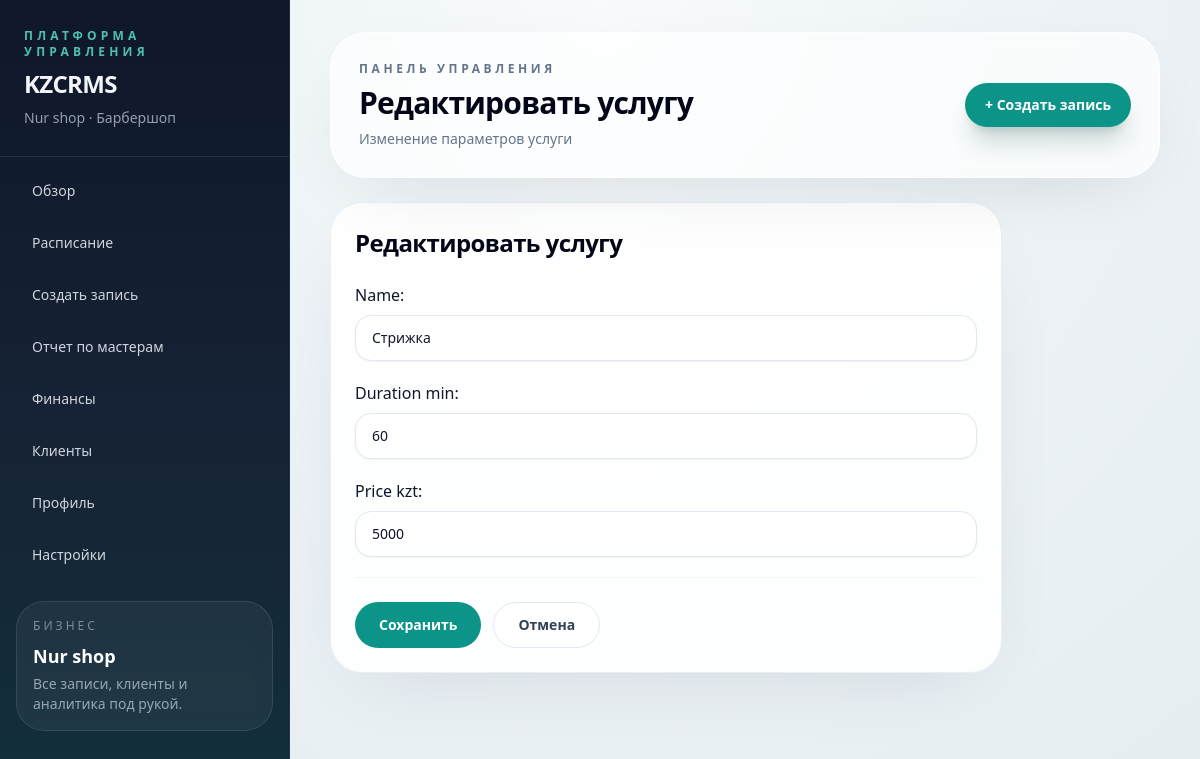
/settings/services/edit/2/ (signed in), run on the app's committed database.
### core/models.py (models this page shows, shortened)
class TimestampedModel(models.Model):
    created_at = models.DateTimeField(auto_now_add=True)
    updated_at = models.DateTimeField(auto_now=True)
    class Meta:
        abstract = True

class Shop(TimestampedModel):
    class IndustryType(models.TextChoices):
        BARBERSHOP = "BARBERSHOP", "Барбершоп"
        DENTISTRY = "DENTISTRY", "Стоматология"
        BEAUTY_SALON = "BEAUTY_SALON", "Салон красоты"
        CLINIC = "CLINIC", "Клиника"
        GENERIC = "GENERIC", "Другое"
    class AccessMode(models.TextChoices):
        LEGACY = "LEGACY", "Внутренний доступ"
        TRIAL = "TRIAL", "Пробный доступ"
        SUBSCRIPTION = "SUBSCRIPTION", "Подписка"
    owner = models.OneToOneField(
        User,
        on_delete=models.CASCADE,
        related_name="shop"
    )
    name = models.CharField(max_length=120)
    industry_type = models.CharField(
        max_length=30,
        choices=IndustryType.choices,
        default=IndustryType.BARBERSHOP,
    )
    timezone = models.CharField(max_length=64, default="Asia/Almaty")
    city = models.CharField(max_length=80, blank=True)
    phone = models.CharField(max_length=30, blank=True)
    access_mode = models.CharField(
        max_length=20,
        choices=AccessMode.choices,
        default=AccessMode.LEGACY,
    )
    trial_ends_at = models.DateTimeField(blank=True, null=True)
    subscription_ends_at = models.DateTimeField(blank=True, null=True)
    @property
    def has_active_access(self):
        if self.access_mode == self.AccessMode.LEGACY:
            return True
        expires_at = self.access_expires_at
        return bool(expires_at and expires_at >= timezone.now())

class Service(TimestampedModel):
    shop = models.ForeignKey(
        Shop,
        on_delete=models.CASCADE,
        related_name="services"
    )
    name = models.CharField(max_length=120)
    duration_min = models.PositiveSmallIntegerField(default=60)
    price_kzt = models.PositiveIntegerField(default=0)
    is_active = models.BooleanField(default=True)

### core/views.py (the view)
# urls.py: path("settings/services/edit/<int:service_id>/", edit_service, name="edit_service"),
@login_required
def edit_service(request, service_id):
    shop = request.user.shop
    service = get_object_or_404(Service, id=service_id, shop=shop)
    if request.method == "POST":
        form = ServiceForm(request.POST, instance=service)
        if form.is_valid():
            form.save()
            messages.success(request, "Услуга обновлена")
            return redirect("services_settings")
    else:
        form = ServiceForm(instance=service)
    return render(request, "edit_service.html", {"form": form, "service": service})

### core/forms.py
class ServiceForm(forms.ModelForm):
    class Meta:
        model = Service
        fields = ["name", "duration_min", "price_kzt"]
        widgets = {
            "name": forms.TextInput(attrs={"class": INPUT_CLASS, "placeholder": "Название услуги"}),
            "duration_min": forms.NumberInput(attrs={"class": INPUT_CLASS, "placeholder": "60"}),
            "price_kzt": forms.NumberInput(attrs={"class": INPUT_CLASS, "placeholder": "5000"}),
        }

### core/context_processors.py (called while the page is built)
def current_shop(request):
    shop = None
    if getattr(request, "user", None) and request.user.is_authenticated:
        shop = getattr(request.user, "shop", None)
    return {
        "current_shop": shop,
        "crm_labels": get_shop_labels(shop),
    }

### core/terminology.py (called while the page is built)
def get_shop_labels(shop):
    labels = DEFAULT_LABELS.copy()
    if not shop:
        return labels
    labels.update(INDUSTRY_LABELS.get(shop.industry_type, {}))
    labels["industry_name"] = shop.get_industry_type_display()
    return labels

### core/templates/edit_service.html (shortened to what this page needs)
{% extends "core/base.html" %}
{% block page_title %}
Редактировать услугу
{% endblock %}
{% block page_subtitle %}
Изменение параметров услуги
{% endblock %}
{% block content %}
<section class="max-w-2xl crm-panel p-6">
    <h3 class="text-2xl font-semibold tracking-tight text-slate-950">Редактировать услугу</h3>
    <form method="POST" class="mt-6 space-y-5">
        {{ form.as_p }}
        <div class="flex flex-col gap-3 border-t border-slate-100 pt-6 sm:flex-row">
            <button class="inline-flex items-center justify-center rounded-full bg-teal-600 px-6 py-3 text-sm font-semibold text-white transition hover:bg-teal-500">
                Сохранить
            </button>
            <a href="{% url 'services_settings' %}" class="inline-flex items-center justify-center rounded-full border border-slate-200 bg-white px-6 py-3 text-sm font-semibold text-slate-700 transition hover:border-slate-300 hover:bg-slate-50">
                Отмена
            </a>
        </div>
    </form>
</section>
{% endblock %}

### core/templates/core/base.html (shortened to what this page needs)
{% load static tailwind_tags %}
<!DOCTYPE html>
<html lang="ru">
<head>
    {% tailwind_css %}
</head>
<body class="min-h-screen bg-[radial-gradient(circle_at_top,_#f8fbfd,_#edf3f6_42%,_#e6edf1_100%)] text-slate-900">
<div class="min-h-screen lg:grid lg:grid-cols-[290px_minmax(0,1fr)]">
    <aside class="border-b border-slate-200/70 bg-[linear-gradient(180deg,_#0f172a_0%,_#162235_52%,_#12303b_100%)] text-slate-100 lg:min-h-screen lg:border-b-0 lg:border-r lg:border-slate-700/40">
        <div class="flex items-center justify-between px-5 py-5 lg:block lg:px-6 lg:py-7">
            <div>
                <div class="text-xs font-semibold uppercase tracking-[0.35em] text-teal-300/80">
                    Платформа управления
                </div>
                <div class="mt-2 text-2xl font-semibold tracking-tight">
                    {{ crm_labels.product_name }}
                </div>
                <div class="mt-2 text-sm text-slate-300/70">
                    {% if current_shop %}
                        {{ current_shop.name }} · {{ crm_labels.industry_name }}
                    {% else %}
                        CRM
                    {% endif %}
                </div>
            </div>
        </div>
        <nav class="grid grid-cols-2 gap-2 border-t border-white/10 px-4 py-4 sm:grid-cols-3 lg:grid-cols-1 lg:px-4 lg:py-3">
            <a href="{% url 'dashboard_overview' %}"
               class="rounded-2xl px-4 py-3 text-sm font-medium transition {% if request.resolver_match.url_name == 'dashboard_overview' %}bg-white/95 text-slate-950 shadow-lg shadow-slate-950/10{% else %}text-slate-100/85 hover:bg-white/10 hover:text-white{% endif %}">
                Обзор
            </a>
            <a href="{% url 'today_schedule' %}"
               class="rounded-2xl px-4 py-3 text-sm font-medium transition {% if request.path == '/today/' %}bg-white/95 text-slate-950 shadow-lg shadow-slate-950/10{% else %}text-slate-100/85 hover:bg-white/10 hover:text-white{% endif %}">
                Расписание
            </a>
            <a href="{% url 'create_appointment' %}"
               class="rounded-2xl px-4 py-3 text-sm font-medium transition {% if request.path == '/create/' %}bg-white/95 text-slate-950 shadow-lg shadow-slate-950/10{% else %}text-slate-100/85 hover:bg-white/10 hover:text-white{% endif %}">
                {{ crm_labels.create_booking_action }}
            </a>
            <a href="{% url 'barber_report' %}"
               class="rounded-2xl px-4 py-3 text-sm font-medium transition {% if request.path == '/barbers/' %}bg-white/95 text-slate-950 shadow-lg shadow-slate-950/10{% else %}text-slate-100/85 hover:bg-white/10 hover:text-white{% endif %}">
                {{ crm_labels.staff_report_title }}
            </a>
            <a href="{% url 'finance_dashboard' %}"
               class="rounded-2xl px-4 py-3 text-sm font-medium transition {% if request.path == '/finance/' %}bg-white/95 text-slate-950 shadow-lg shadow-slate-950/10{% else %}text-slate-100/85 hover:bg-white/10 hover:text-white{% endif %}">
                Финансы
            </a>
            <a href="{% url 'clients_list' %}"
               class="rounded-2xl px-4 py-3 text-sm font-medium transition {% if '/clients/' in request.path %}bg-white/95 text-slate-950 shadow-lg shadow-slate-950/10{% else %}text-slate-100/85 hover:bg-white/10 hover:text-white{% endif %}">
                {{ crm_labels.client_plural }}
            </a>
            <a href="{% url 'profile_settings' %}"
               class="rounded-2xl px-4 py-3 text-sm font-medium transition {% if request.path == '/profile/' or request.path == '/settings/business/' %}bg-white/95 text-slate-950 shadow-lg shadow-slate-950/10{% else %}text-slate-100/85 hover:bg-white/10 hover:text-white{% endif %}">
                Профиль
            </a>
            <a href="{% url 'settings_dashboard' %}"
               class="rounded-2xl px-4 py-3 text-sm font-medium transition {% if request.path == '/settings/' or request.path == '/settings/barbers/' or request.path == '/settings/services/' %}bg-white/95 text-slate-950 shadow-lg shadow-slate-950/10{% else %}text-slate-100/85 hover:bg-white/10 hover:text-white{% endif %}">
                Настройки
            </a>
        </nav>
        <div class="hidden px-4 pb-5 pt-3 lg:block">
            <div class="rounded-[28px] border border-white/10 bg-white/5 p-4 backdrop-blur">
                <div class="text-xs uppercase tracking-[0.25em] text-slate-300/55">Бизнес</div>
                <div class="mt-2 text-lg font-semibold text-white">{{ current_shop.name|default:"CRM" }}</div>
                <div class="mt-1 text-sm text-slate-300/70">Все записи, клиенты и аналитика под рукой.</div>
            </div>
        </div>
    </aside>
    <main class="min-w-0">
        <div class="px-4 py-4 sm:px-6 lg:px-10 lg:py-8">
            <div class="crm-glass flex flex-col gap-4 rounded-[36px] p-5 sm:p-7 lg:flex-row lg:items-center lg:justify-between">
                <div>
                    <div class="text-xs font-semibold uppercase tracking-[0.3em] text-slate-500">Панель управления</div>
                    <h1 class="mt-2 text-3xl font-semibold tracking-tight text-slate-950">
                        {% block page_title %}Панель{% endblock %}
                    </h1>
                    <p class="mt-2 max-w-2xl text-sm text-slate-500">
                        {% block page_subtitle %}{% endblock %}
                    </p>
                </div>
                <div class="hidden lg:block">
                    <a href="{% url 'create_appointment' %}"
                       class="inline-flex items-center rounded-full bg-teal-600 px-5 py-3 text-sm font-semibold text-white shadow-xl shadow-teal-900/20 transition hover:bg-teal-500">
                        + {{ crm_labels.create_booking_action }}
                    </a>
                </div>
            </div>
            <div class="mt-6">
                {% block content %}{% endblock %}
            </div>
        </div>
    </main>
</div>
</body>
</html>

### data on the page
Shop: name "Nur shop"
Service: name "Стрижка", duration_min "60", price_kzt "5000"

### other printed values
{{ crm_labels.product_name }} "KZCRMS"
{{ crm_labels.industry_name }} "Барбершоп"
{{ crm_labels.create_booking_action }} "Создать запись"
{{ crm_labels.staff_report_title }} "Отчет по мастерам"
{{ crm_labels.client_plural }} "Клиенты"
